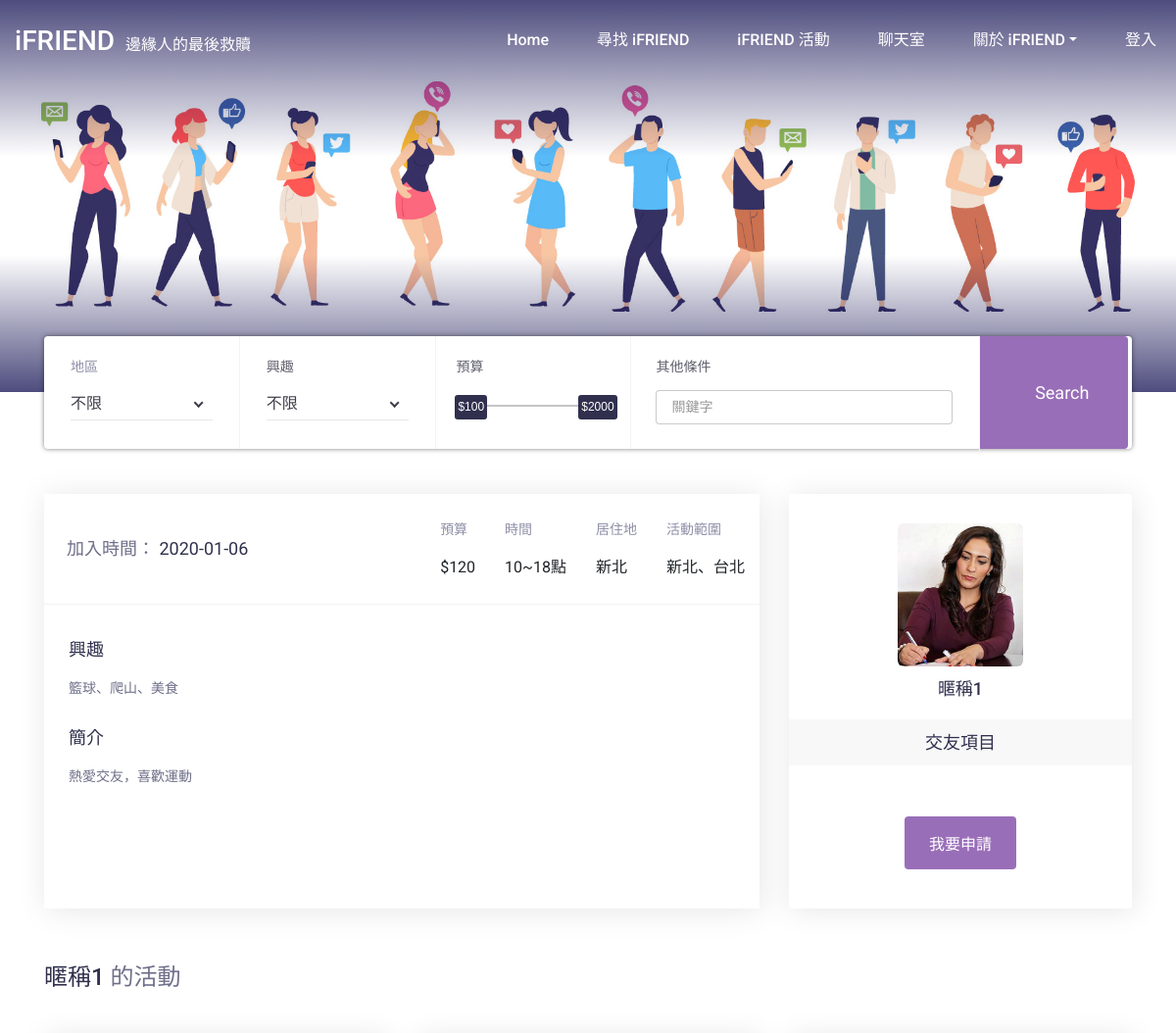
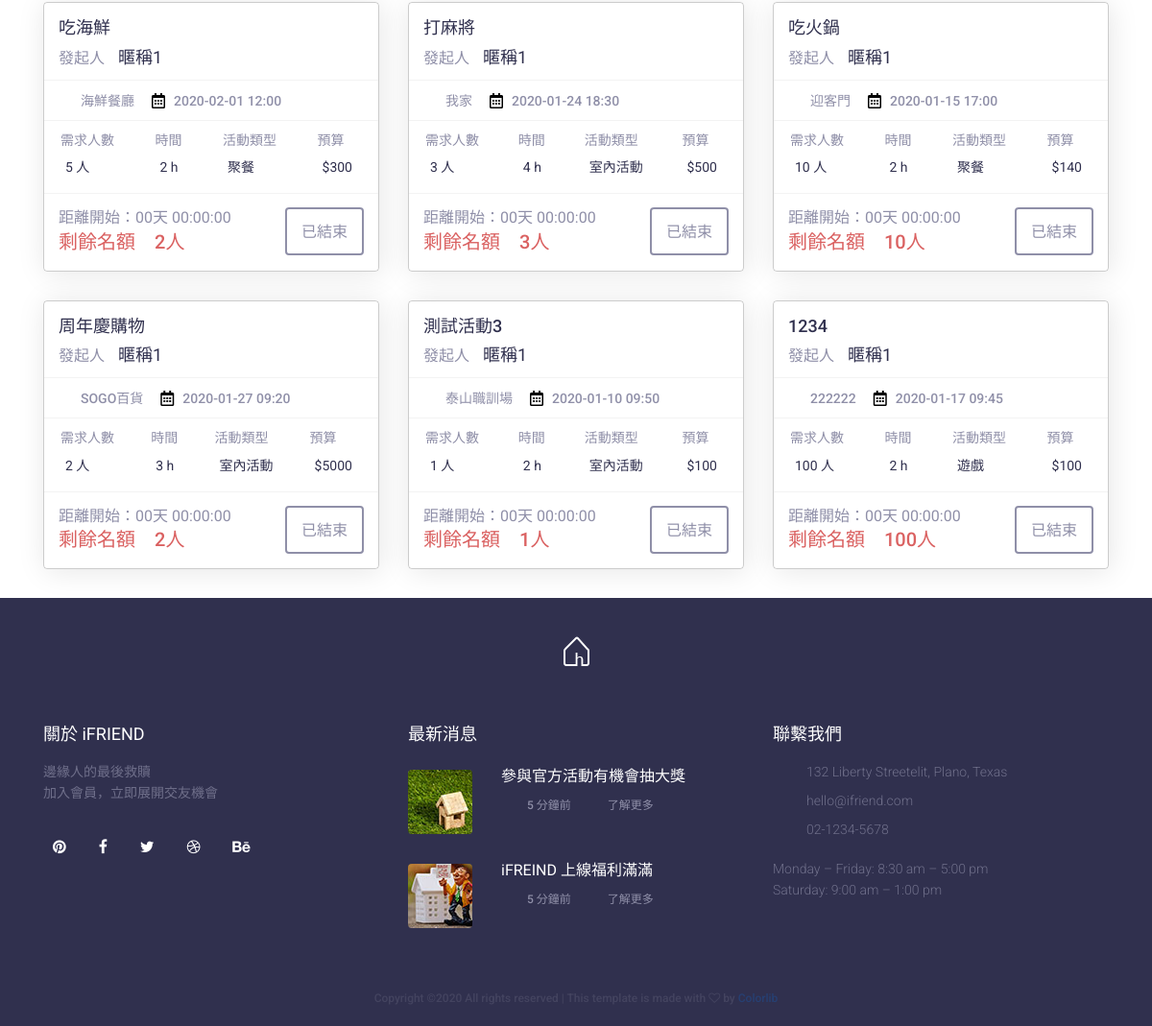
Page /userprofile.php?id=user on the committed database (2 pictures, top to bottom).
### tables this page shows
CREATE TABLE `t3_member_info` (
  `id` int(10) UNSIGNED NOT NULL,
  `id_number` text,
  `name` text,
  `acc` text NOT NULL,
  `pwd` text NOT NULL,
  `nickname` text,
  `sex` text,
  `birth` text,
  `address` text,
  `phone` text,
  `phonedpy` int(11) DEFAULT NULL,
  `email` text NOT NULL,
  `emaildpy` int(11) DEFAULT NULL,
  `line` text,
  `linedpy` int(11) DEFAULT NULL,
  `wapp` text,
  `wappdpy` int(11) DEFAULT NULL,
  `registdate` datetime NOT NULL,
  `updatetime` datetime NOT NULL,
  `chk` int(11) NOT NULL
);

CREATE TABLE `t4_profile` (
  `id` int(10) UNSIGNED NOT NULL,
  `id_number` text,
  `acc` text NOT NULL,
  `nickname` text,
  `sex` text,
  `phonedpy` int(11) DEFAULT NULL,
  `line` text,
  `linedpy` int(11) DEFAULT NULL,
  `wapp` text,
  `wappdpy` int(11) DEFAULT NULL,
  `emaildpy` text,
  `price` int(11) DEFAULT NULL,
  `freetime1` int(11) DEFAULT NULL,
  `freetime2` int(11) DEFAULT NULL,
  `location` text,
  `locat` text NOT NULL,
  `place` text,
  `intro` text,
  `interest` text,
  `item` text,
  `img` text,
  `chk` int(11) DEFAULT NULL
);

CREATE TABLE `t5_event` (
  `id` int(10) UNSIGNED NOT NULL,
  `acc` text NOT NULL,
  `eventname` text NOT NULL,
  `organizer` text NOT NULL,
  `locat` text NOT NULL,
  `place` text NOT NULL,
  `placeadd` text NOT NULL,
  `num` int(11) NOT NULL,
  `order_num` int(11) NOT NULL,
  `timelength` int(11) NOT NULL,
  `type` text NOT NULL,
  `budget` int(11) NOT NULL,
  `intro` text NOT NULL,
  `memo` text NOT NULL,
  `date` datetime DEFAULT NULL
);

### userprofile.php (the view, shortened to what the rows shown need)
<?php
require_once("./php/sql.php");
?>
<!DOCTYPE html>
<html lang="en">
<head>
    <link rel="stylesheet" href="fonts/material-icon/css/material-design-iconic-font.min.css">
    <link rel="stylesheet" href="css/bootstrap.min.css" type="text/css">
    <link rel="stylesheet" href="css/fontawesome.css">
    <link rel="stylesheet" href="css/font-awesome.min.css" type="text/css">
    <link rel="stylesheet" href="css/nice-select.css" type="text/css">
    <link rel="stylesheet" href="css/owl.carousel.min.css" type="text/css">
    <link rel="stylesheet" href="css/flaticon.css" type="text/css">
    <link rel="stylesheet" href="css/slicknav.min.css" type="text/css">
    <link rel="stylesheet" href="css/jquery-ui.min.css" type="text/css">
    <link rel="stylesheet" href="css/regist_style_ver2.css">
    <link rel="stylesheet" href="css/style.css" type="text/css">
    <link rel="stylesheet" href="css/mystyle.css">
</head>
<body>
    <?php
    $info=select('t3_member_info','acc="'.$_GET['id'].'"');
    $prof=select('t4_profile','acc="'.$_GET['id'].'"');
    ?>
    <section class="property-details">
        <div class="container">
            <div class="row sp-40 spt-40 align-items-stretch mb-3">
                <div class="col-lg-8 mb-5 mb-lg-0">
                    <div class="p-ins" style="height: 100% !important">
                        <div class="row details-top">
                            <div class="col-lg-12">
                                <div class="t-details">
                                    <div class="register-id">
                                        <p class="ml-2">加入時間： <span><?=substr($info[0]['registdate'],0,10)?></span></p>
                                    </div>
                                    <div class="popular-room-features single-property">
                                        <div class="size">
                                            <p>預算</p>
                                            <span>$<?=$prof[0]['price']?></span>
                                        </div>
                                        <div class="beds">
                                            <p>時間</p>
                                            <span><?=$prof[0]['freetime1']?>~<?=$prof[0]['freetime2']?>點</span>
                                        </div>
                                        <div class="baths">
                                            <p>居住地</p>
                                            <span><?=$prof[0]['location']?></span>
                                        </div>
                                        <div class="garage">
                                            <p>活動範圍</p>
                                            <span><?=$prof[0]['place']?></span>
                                        </div>
                                    </div>
                                </div>
                            </div>
                        </div>
                        <div class="row">
                            <div class="col-lg-12">
                                <div class="property-description">
                                    <h4>興趣</h4>
                                    <p><?=$prof[0]['interest']?></p>
                                </div>
                                <div class="property-description mt-auto">
                                    <h4>簡介</h4>
                                    <p><?=$prof[0]['intro']?></p>
                                </div>
                            </div>
                        </div>
                    </div>
                </div>
                <div class="col-lg-4">
                    <div class="row">
                        <div class="col-lg-12">
                            <div class="contact-service">
                                <div class="row justify-content-center align-items-center">
                                    <div class="col-5">
                                        <img src="php/upload/<?=$prof[0]['img']?>" alt="" style="border-radius: .375rem">
                                    </div>
                                </div>
                                <h5><?=$prof[0]['nickname']?></h5>
                                <table>
                                    <tr><td style="color:#30304e;font-size:18px;font-weight:500">交友項目</td></tr>
                                    <tr><td><?=$prof[0]['item']?></td></tr>
                                </table>
                                <a href="booking.php?acc=<?=$prof[0]['acc']?>" class="site-btn list-btn">我要申請</a>
                            </div>
                        </div>
                    </div>
                </div>
            </div>
            <div class="row">
                <div class="col-12 p-45">
                    <div class="found-items">
                        <h4><span><?=$prof[0]['nickname']?></span> 的活動</h4>
                    </div>
                </div>
            </div>
            <div class="row">
            <?php
                    $events=select("t5_event","acc='".$_GET['id']."'");
                    foreach ($events as $key => $event) {
                        $startTimeStamp=strtotime($event['date']);
                        $datetime=date("Y-m-d H:i:s");
                        $endTimeStamp=strtotime($datetime);
                        $btw=$startTimeStamp-$endTimeStamp;
                        ?>
                        <div class="col-lg-4 col-md-6">
                        <form id="booking_event<?=$event['id']?>" action="booking_event.php" method="POST">
                        <div class="room-items">
                            <div class="room-text">
                                <div class="room-details">
                                    <div class="room-title">
                                        <h5><?=$event['eventname']?></h5>
                                        <div class="no-margin">發起人 <a href="userprofile.html" class="organizer"><?=$event['organizer']?></a></div>
                                    </div>
                                </div>
                                <div class="room-details">
                                    <div class="room-title">
                                        <a href="#" style="pointer-events: none;"><i class="flaticon-placeholder move-top-1"></i> <span><?=$event['place']?></span></a>
                                        <a href="#" style="pointer-events: none;" class="large-width ml-2"><i class="far fa-calendar-alt" style="padding-top: 5px;"></i> <span><?=substr($event['date'],0,16)?></span></a>
                                    </div>
                                </div>
                                <div class="room-features">
                                    <div class="room-info d-flex justify-content-between padding-32">
                                        <div class="size no-margin-right">
                                            <p class="fontsize-14">需求人數</p>
                                            <span><?=$event['num']?> 人</span>
                                        </div>
                                        <div class="beds no-margin-right">
                                            <p class="fontsize-14">時間</p>
                                            <span><?=$event['timelength']?> h</span>
                                        </div>
                                        <div class="baths no-margin-right">
                                            <p class="fontsize-14">活動類型</p>
                                            <span><?=$event['type']?></span>
                                        </div>
                                        <div class="garage">
                                            <p class="fontsize-14">預算</p>
                                            <span>$<?=$event['budget']?></span>
                                        </div>
                                    </div>
                                </div>
                                <div class="room-price">
                                    <p class="counttime">
                                    </p>
                                    <span class="fontsize-20">剩餘名額　<?=$event['num']-$event['order_num']?>人</span>
                                </div>
                                <?php
                                if(!empty($_SESSION['admin'])){
                                    if($event['num'] > $event['order_num']){
                                        if($btw<=0){
                                        ?>
                                        <input type="submit" id="<?=$event['id']?>" style="pointer-events: none" class="site-btn btn-line mybtn-1 input-btn1" value="已結束">
                                        <?php
                                        }
                                        else{
                                        ?>
                                        <input type="submit" id="<?=$event['id']?>" class="site-btn btn-line mybtn-1 input-btn1" value="我要參加">
                                        <?php
                                        }
                                    }
                                    else{
                                    ?>
                                        <input type="button" id="<?=$event['id']?>" style="pointer-events: none" class="site-btn btn-line mybtn-1 input-btn1" value="人數已滿">
                                    <?php
                                    }
                                }
                                else{
                                    if($event['num'] > $event['order_num']){
                                        if($btw<=0){
                                        ?>
                                        <input type="submit" id="<?=$event['id']?>" style="pointer-events: none" class="site-btn btn-line mybtn-1 input-btn1" value="已結束">
                                        <?php
                                        }
                                        else{
                                        ?>
                                        <a href="#login" data-toggle="modal" class="site-btn btn-line mybtn-1">我要參加</a>
                                        <?php
                                        }
                                    }
                                    else{
                                    ?>
                                        <input type="button" id="<?=$event['id']?>" style="pointer-events: none" class="site-btn btn-line mybtn-1 input-btn1" value="人數已滿">
                                    <?php
                                    }
                                }
                                ?>
                            </div>
                        </div>
                        </form>
                        </div>
                    <?php
                    }
                    ?>
            </div>
        </div>
    </section>
</body>
</html>

### rows in the picture
t3_member_info: registdate "2020-01-06"
t4_profile: price "120", freetime1 "10", freetime2 "18", location "新北", place "新北、台北", interest "籃球、爬山、美食", intro "熱愛交友，喜歡運動", img (picture), nickname "暱稱1"
t5_event: eventname "吃海鮮", organizer "暱稱1", place "海鮮餐廳", date "2020-02-01 12:00", num "5", timelength "2", type "聚餐", budget "300", $event['num']-$event['order_num'] "2"
t5_event: eventname "打麻將", organizer "暱稱1", place "我家", date "2020-01-24 18:30", num "3", timelength "4", type "室內活動", budget "500", $event['num']-$event['order_num'] "3"
t5_event: eventname "吃火鍋", organizer "暱稱1", place "迎客門", date "2020-01-15 17:00", num "10", timelength "2", type "聚餐", budget "140", $event['num']-$event['order_num'] "10"
t5_event: eventname "周年慶購物", organizer "暱稱1", place "SOGO百貨", date "2020-01-27 09:20", num "2", timelength "3", type "室內活動", budget "5000", $event['num']-$event['order_num'] "2"
t5_event: eventname "測試活動3", organizer "暱稱1", place "泰山職訓場", date "2020-01-10 09:50", num "1", timelength "2", type "室內活動", budget "100", $event['num']-$event['order_num'] "1"
t5_event: eventname "1234", organizer "暱稱1", place "222222", date "2020-01-17 09:45", num "100", timelength "2", type "遊戲", budget "100", $event['num']-$event['order_num'] "100"
